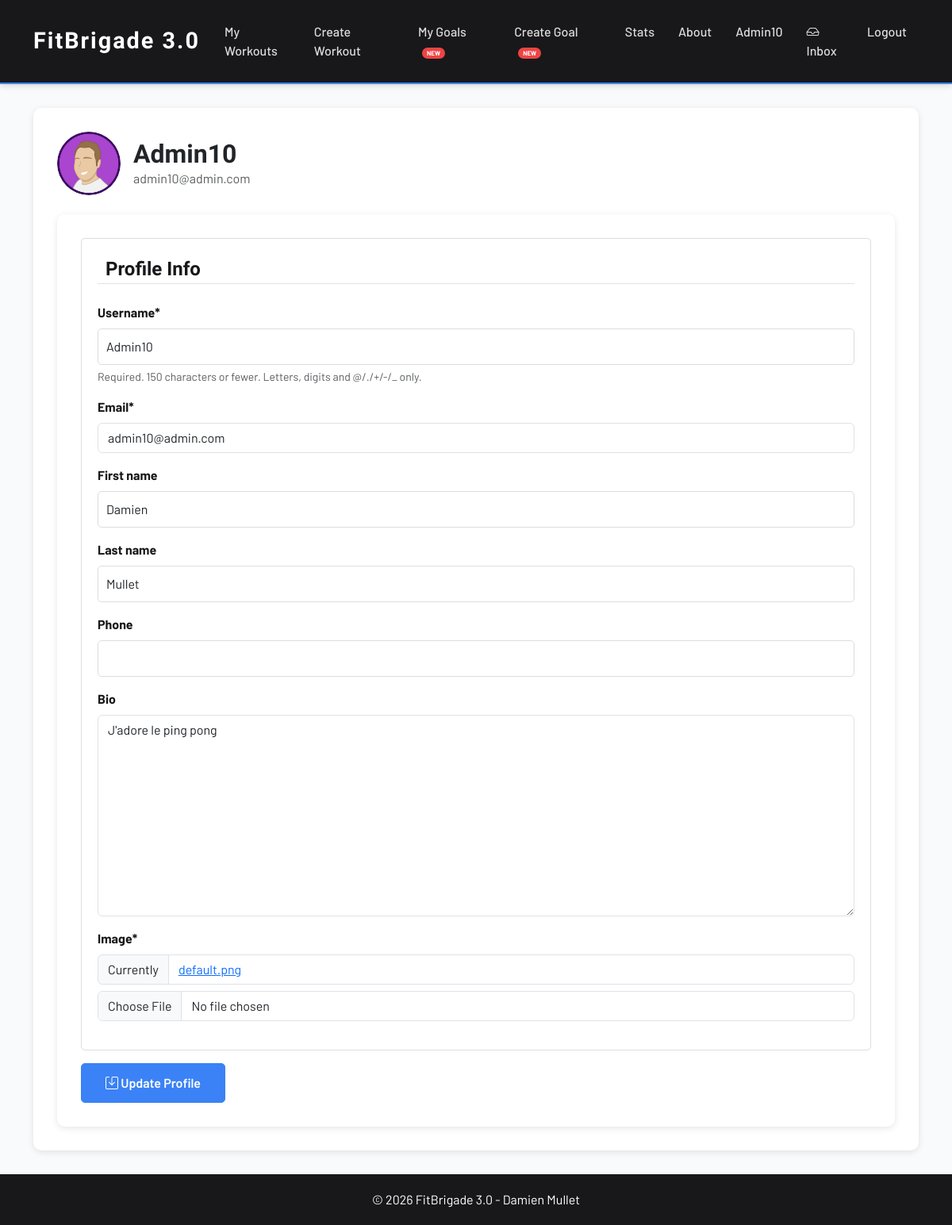
Screenshot of /profile/ (signed in) with the database file from the repository.
### users/models.py (models this page shows, shortened)
class CustomUser(AbstractUser):
    email = models.EmailField(unique=True)
    bio = models.TextField(blank=True, null=True)
    phone = models.CharField(max_length=20, blank=True, null=True)

class Profile(models.Model):
    user = models.OneToOneField(User, on_delete=models.CASCADE)
    image = models.ImageField(default='default.png', upload_to='profile_pics')

### users/views.py (the view)
# urls.py: path('profile/', views.profile, name='profile'),
@login_required
def profile(request):
    if request.method == 'POST':
        u_form = UserUpdateForm(request.POST, instance=request.user)
        p_form = ProfileUpdateForm(request.POST, request.FILES, instance=request.user.profile)
        if u_form.is_valid() and p_form.is_valid():
            u_form.save()
            p_form.save()
            messages.success(request, 'Your profile has been updated!')
            return redirect('users:profile')
    else:
        u_form = UserUpdateForm(instance=request.user)
        p_form = ProfileUpdateForm(instance=request.user.profile)
    context = {
        'u_form': u_form,
        'p_form': p_form
    }
    return render(request, 'users/profile.html', context)

### users/forms.py
class UserUpdateForm(forms.ModelForm):
    email = forms.EmailField()
    def __init__(self, *args, **kwargs):
        super().__init__(*args, **kwargs)
        self.helper = FormHelper()
        self.helper.form_method = 'POST'
        self.helper.add_input(Submit('submit', 'Update Profile'))
    class Meta:
        model = CustomUser
        fields = ['username', 'email', 'first_name', 'last_name', 'phone', 'bio']

class ProfileUpdateForm(forms.ModelForm):
    class Meta:
        model = Profile
        fields = ['image']

### users/templates/users/profile.html (shortened to what this page needs)
{% extends "base.html" %}
{% load crispy_forms_tags %}
{% block content %}
<div class="detail-card">
    <div class="d-flex align-items-center mb-4">
        <img class="rounded-circle me-3" src="{{ user.profile.image.url }}" alt="Profile picture"
            style="width: 80px; height: 80px; object-fit: cover;">
        <div>
            <h2 class="mb-0">{{ user.username }}</h2>
            <p class="text-muted mb-0">{{ user.email }}</p>
        </div>
    </div>
    <form method="POST" enctype="multipart/form-data">
        <fieldset class="form-group">
            <legend class="border-bottom mb-4">Profile Info</legend>
            {{ u_form|crispy }}
            {{ p_form|crispy }}
        </fieldset>
        <div class="form-group mt-3">
            <button class="btn btn-primary" type="submit">
                <i class="bi bi-save"></i> Update Profile
            </button>
        </div>
    </form>
</div>
{% endblock content %}

### templates/base.html (shortened to what this page needs)
{% load static %}
<!DOCTYPE html>
<html lang="en">
<head>
    <link href="https://cdn.jsdelivr.net/npm/bootstrap@5.3.0/dist/css/bootstrap.min.css" rel="stylesheet" />
    <link href="https://cdn.jsdelivr.net/npm/bootstrap-icons@1.11.0/font/bootstrap-icons.css" rel="stylesheet" />
    <link rel="stylesheet" href="{% static 'css/style.css' %}">
</head>
<body>
    <nav class="navbar navbar-expand-lg navbar-dark">
        <div class="container">
            <a class="navbar-brand" href="{% url 'workouts:index' %}">FitBrigade 3.0</a>
            <div class="collapse navbar-collapse" id="navbarNav">
                <ul class="navbar-nav me-auto">
                    {% if user.is_authenticated %}
                    <li class="nav-item">
                        <a class="nav-link" href="{% url 'workouts:home' %}">My Workouts</a>
                    </li>
                    <li class="nav-item">
                        <a class="nav-link" href="{% url 'workouts:create_workout' %}">Create Workout</a>
                    </li>
                    <li class="nav-item">
                        <a class="nav-link" href="{% url 'goals:goals_list' %}">My Goals <span
                                class="nav-new">NEW</span></a>
                    </li>
                    <li class="nav-item">
                        <a class="nav-link" href="{% url 'goals:create_goal' %}">Create Goal <span
                                class="nav-new">NEW</span></a>
                    </li>
                    <li class="nav-item">
                        <a class="nav-link" href="{% url 'workouts:stats' %}">Stats</a>
                    </li>
                    {% else %}
                    <li class="nav-item">
                        <a class="nav-link" href="{% url 'workouts:index' %}">Home</a>
                    </li>
                    {% endif %}
                    <li class="nav-item">
                        <a class="nav-link" href="{% url 'workouts:about' %}">About</a>
                    </li>
                </ul>
                <ul class="navbar-nav ms-auto">
                    {% if user.is_authenticated %}
                    <li class="nav-item">
                        <a class="nav-link" href="{% url 'users:profile' %}">{{ user.username }}</a>
                    </li>
                    <li class="nav-item">
                        <a class="nav-link" href="{% url 'messaging:inbox' %}">
                            <i class="bi bi-inbox"></i> Inbox
                        </a>
                    </li>
                    <li class="nav-item">
                        <form method="post" action="{% url 'users:logout' %}" class="d-inline">
                            <button type="submit" class="nav-link btn btn-link text-white">Logout</button>
                        </form>
                    </li>
                    {% endif %}
                </ul>
            </div>
        </div>
    </nav>
    <div class="toast-container position-fixed bottom-0 end-0 p-3" style="z-index: 9999;">
    </div>
    <main>
        <div class="container">
            {% block content %}{% endblock %}
        </div>
    </main>
    <footer>
        <div class="container">
            <p>&copy; 2026 FitBrigade 3.0 - Damien Mullet</p>
        </div>
    </footer>
</body>
</html>

### static/css/style.css (style rules this page uses)
:root { --primary-color: #3b82f6; --secondary-color: #64748b; --danger-color: #ef4444; --dark-color: #18181b; --light-bg: #f8fafc; }
body { font-family: 'Barlow', 'Segoe UI', Tahoma, Geneva, Verdana, sans-serif; background-color: var(--light-bg); display: flex !important; flex-direction: column !important; min-height: 100vh !important; }
h1, h2, h3, h4, h5, h6 { font-family: 'Oswald', sans-serif; font-weight: 700; }
.btn-primary { background-color: var(--primary-color) !important; border-color: var(--primary-color) !important; color: white !important; padding: 12px 30px; border-radius: 5px; font-family: 'Barlow', sans-serif; font-weight: 600; transition: background-color 0.3s, transform 0.3s, box-shadow 0.3s; }
nav.navbar { background-color: var(--dark-color) !important; box-shadow: 0 2px 8px rgba(0, 0, 0, 0.15); border-bottom: 2px solid var(--primary-color); }
.navbar-brand { color: white !important; font-size: 1.8rem; font-weight: 700; font-family: 'Oswald', sans-serif; letter-spacing: 2px; }
.nav-link { color: rgba(255, 255, 255, 0.85) !important; font-weight: 500; position: relative; transition: color 0.3s; padding: 20px 15px !important; }
.nav-link::after { content: ""; position: absolute; bottom: 0; left: 50%; width: 0; height: 3px; background: var(--primary-color); transition: width 0.3s ease, left 0.3s ease; }
.nav-new { background: var(--danger-color); color: white; font-size: 0.5rem; padding: 2px 6px; border-radius: 10px; margin-left: 5px; font-weight: 700; animation: pulse 2s infinite; }
main { flex: 1 !important; padding: 30px 0; }
form:not(.d-inline) { background: white; padding: 30px; border-radius: 10px; box-shadow: 0 2px 8px rgba(0, 0, 0, 0.1); }
form label { font-weight: bold; color: var(--dark-color); display: block; margin-bottom: 8px; }
form input[type="text"], form input[type="date"], form input[type="number"], form textarea, select { width: 100%; padding: 10px; border: 1px solid #ddd; border-radius: 5px; font-size: 1rem; }
form textarea { resize: vertical; }
fieldset { border: 1px solid #ddd; padding: 20px; border-radius: 5px; }
legend { font-weight: bold; color: var(--dark-color); padding: 0 10px; font-family: 'Oswald', sans-serif; }
.detail-card { background: white; padding: 30px; border-radius: 10px; box-shadow: 0 2px 8px rgba(0, 0, 0, 0.1); }
footer { background-color: var(--dark-color); color: white; text-align: center; padding: 20px 0; margin-top: auto; }
footer p { margin: 0; }

### rows the page displays
CustomUser: username "Admin10", profile.image (placeholder picture), email "admin10@admin.com", first_name "Damien", last_name "Mullet", bio "J'adore le ping pong"
